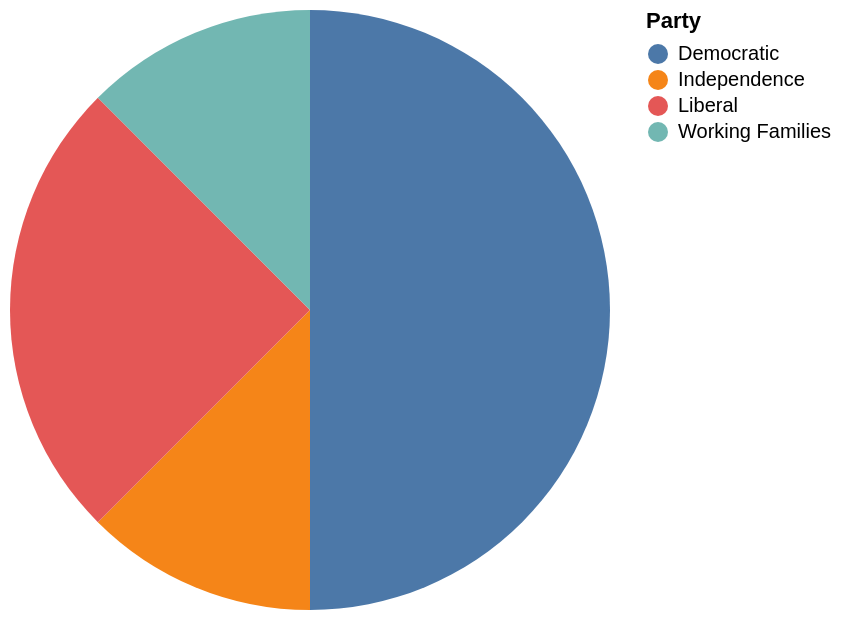

The Vega-Lite source for this figure:
### Vega-Lite specification from a JSON file in a GitHub repository (floating-point values rounded to 4 significant figures)
{"data": {"values": [{"x_data": "Democratic", "y_data": 4}, {"x_data": "Independence", "y_data": 1}, {"x_data": "Liberal", "y_data": 2}, {"x_data": "Working Families", "y_data": 1}]}, "mark": "arc", "encoding": {"theta": {"field": "y_data", "type": "quantitative", "title": "COUNT(Party)"}, "color": {"field": "x_data", "type": "nominal", "title": "Party"}}}
